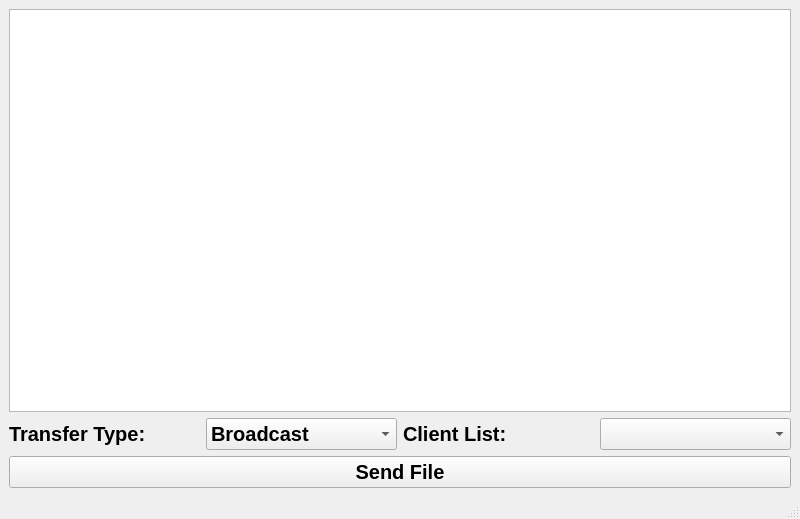
<?xml version="1.0" encoding="UTF-8"?>
<ui version="4.0">
 <class>MainWindow</class>
 <widget class="QMainWindow" name="MainWindow">
  <property name="geometry">
   <rect>
    <x>0</x>
    <y>0</y>
    <width>800</width>
    <height>519</height>
   </rect>
  </property>
  <property name="windowTitle">
   <string>MainWindow</string>
  </property>
  <widget class="QWidget" name="centralwidget">
   <layout class="QGridLayout" name="gridLayout">
    <item row="0" column="0">
     <widget class="QTextEdit" name="textEdit_Message">
      <property name="font">
       <font>
        <pointsize>15</pointsize>
        <weight>75</weight>
        <bold>true</bold>
       </font>
      </property>
     </widget>
    </item>
    <item row="1" column="0">
     <layout class="QHBoxLayout" name="horizontalLayout">
      <item>
       <widget class="QLabel" name="label">
        <property name="font">
         <font>
          <pointsize>15</pointsize>
          <weight>75</weight>
          <bold>true</bold>
         </font>
        </property>
        <property name="text">
         <string>Transfer Type:</string>
        </property>
       </widget>
      </item>
      <item>
       <widget class="QComboBox" name="comboBox_Transfer_Type">
        <property name="font">
         <font>
          <pointsize>15</pointsize>
          <weight>75</weight>
          <bold>true</bold>
         </font>
        </property>
        <item>
         <property name="text">
          <string>Broadcast</string>
         </property>
        </item>
        <item>
         <property name="text">
          <string>Receiver</string>
         </property>
        </item>
       </widget>
      </item>
      <item>
       <widget class="QLabel" name="label_2">
        <property name="font">
         <font>
          <pointsize>15</pointsize>
          <weight>75</weight>
          <bold>true</bold>
         </font>
        </property>
        <property name="text">
         <string>Client List:</string>
        </property>
       </widget>
      </item>
      <item>
       <widget class="QComboBox" name="comboBox_Client_List">
        <property name="font">
         <font>
          <pointsize>15</pointsize>
          <weight>75</weight>
          <bold>true</bold>
         </font>
        </property>
       </widget>
      </item>
     </layout>
    </item>
    <item row="2" column="0">
     <widget class="QPushButton" name="pushButton_Send_File">
      <property name="font">
       <font>
        <pointsize>15</pointsize>
        <weight>75</weight>
        <bold>true</bold>
       </font>
      </property>
      <property name="text">
       <string>Send File</string>
      </property>
     </widget>
    </item>
   </layout>
  </widget>
  <widget class="QMenuBar" name="menubar">
   <property name="geometry">
    <rect>
     <x>0</x>
     <y>0</y>
     <width>800</width>
     <height>22</height>
    </rect>
   </property>
  </widget>
  <widget class="QStatusBar" name="statusbar"/>
 </widget>
 <resources/>
 <connections/>
</ui>
